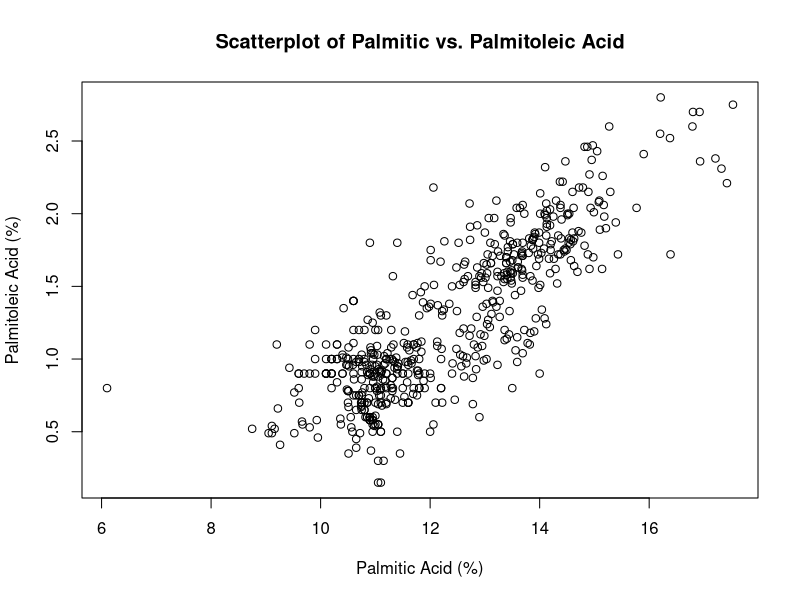
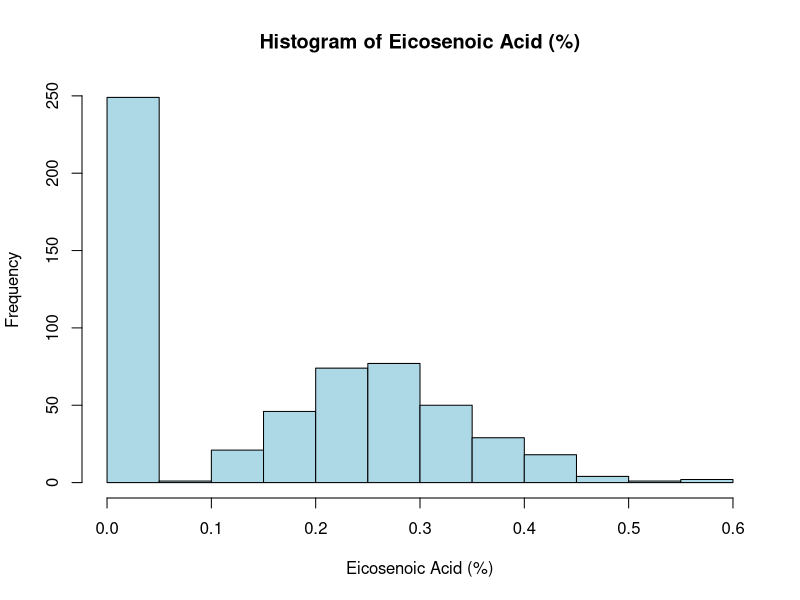
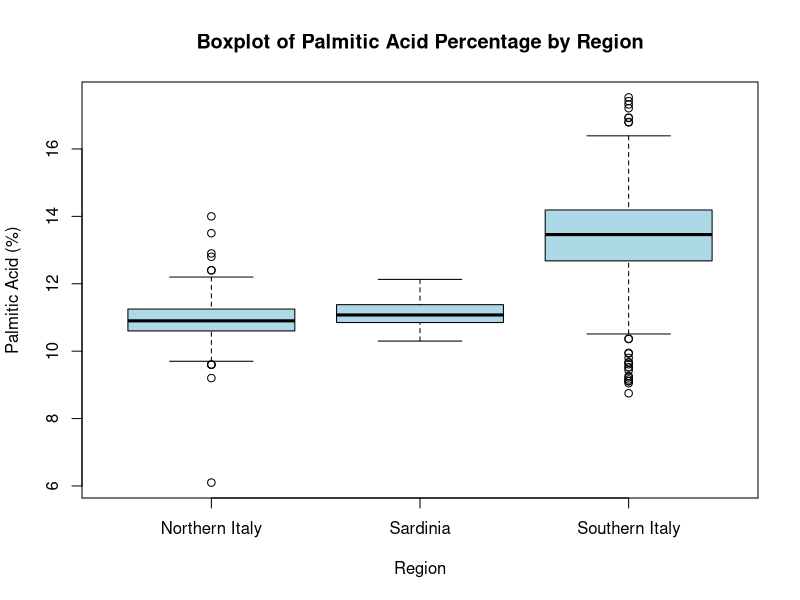

Source code (R) for these figures, in order:
# Load necessary library and data
library(dslabs)
data(olive)

# Extract palmitic and palmitoleic acid values
x <- olive$palmitic
y <- olive$palmitoleic
# Create the scatterplot
plot(x, y, main = "Scatterplot of Palmitic vs. Palmitoleic Acid", xlab = "Palmitic Acid (%)", ylab = "Palmitoleic Acid (%)")


# Create a histogram of the percentage of eicosenoic acid
hist(olive$eicosenoic, main = "Histogram of Eicosenoic Acid (%)", xlab = "Eicosenoic Acid (%)", col = "lightblue", border = "black")


# Create a boxplot of palmitic acid percentage for each region
boxplot(palmitic ~ region, data = olive, 
        main = "Boxplot of Palmitic Acid Percentage by Region",
        xlab = "Region", ylab = "Palmitic Acid (%)",
        col = "lightblue", border = "black")
